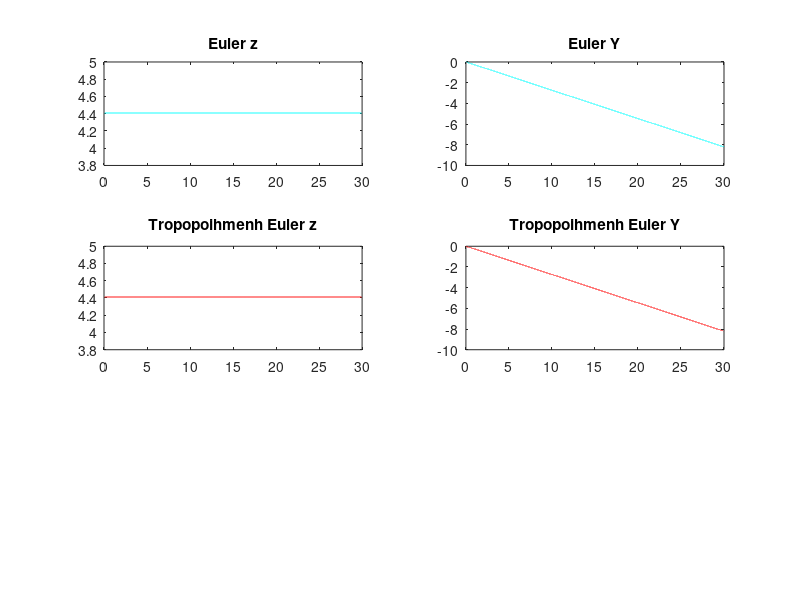

Write MATLAB code to recreate this figure.
%DEDOMENA

M=1;
Iz=0.08;
g=9.81;
am=4410;

zTonos=0;  %z'(0)=0
yTonos=0;  %y'(0)=0
%arxikes sunthikes

fz= M*g;
tz=-(am/10000);
z0= am/1000;
psi0=0;
Cz= 3-(am/5000);
Cy= 5+(am/5000);

%erwthma b dedomena

h=0.001;
t=0:h:30;
N=length(t);
disp(N);


f1=@(t,z1,z2) (z2);
f2=@(t,z1,z2) ((fz-(g.*M)-Cz.*(abs(z2).*z2))./M);
g1=@(t,y1,y2) (y2);
g2=@(t,y1,y2) ((tz-Cy.*abs(y2).*y2)./Iz);      

%Euler 
z1(1)= z0;
z2(1)= zTonos;
y1(1)= psi0;
y2(1)= yTonos;

for n=1:N-1;  %????
  z1(n+1)= z1(n)+ h*f1(t(n),z1(n),z2(n));
  z2(n+1)= z2(n)+ h*f2(t(n),z1(n),z2(n));
endfor

figure;

subplot(321);
plot(t,z1,'c-');
title('Euler z');

for n=1:N-1;
  y1(n+1)= y1(n)+ h*g1(t(n),y1(n),y2(n));
  y2(n+1)= y2(n)+ h*g2(t(n),y1(n),y2(n));
endfor
 

subplot(322);
plot(t,y1,'c-');
title('Euler Y');


% tropopoihmenh Euler 
z1_tr(1)= z0;
z2_tr(1)= zTonos;
y1_tr(1)= psi0;
y2_tr(1)= yTonos;

for n=1:N-1;
  z1_tr(n+1)= z1_tr(n)+ h*f1(t(n)+h/2,z1_tr(n)+h/2,z2_tr(n)+h/2*f2(t(n),z1_tr(n),z2_tr(n)));
  z2_tr(n+1)= z2_tr(n)+ h*f2(t(n)+h/2,z1_tr(n)+h/2,z2_tr(n)+h/2*f2(t(n),z1_tr(n),z2_tr(n)));
  y1_tr(n+1)= y1_tr(n)+ h*g1(t(n)+h/2,y1_tr(n)+h/2,y2_tr(n)+h/2*g2(t(n),y1_tr(n),y2_tr(n)));
  y2_tr(n+1)= y2_tr(n)+ h*g2(t(n)+h/2,y1_tr(n)+h/2,y2_tr(n)+h/2*g2(t(n),y1_tr(n),y2_tr(n)));
endfor

subplot(323);
plot(t,z1_tr,'r-');
title('Tropopoihmenh Euler z');



subplot(324);
plot(t,y1_tr,'r-');
title('Tropopoihmenh Euler Y');